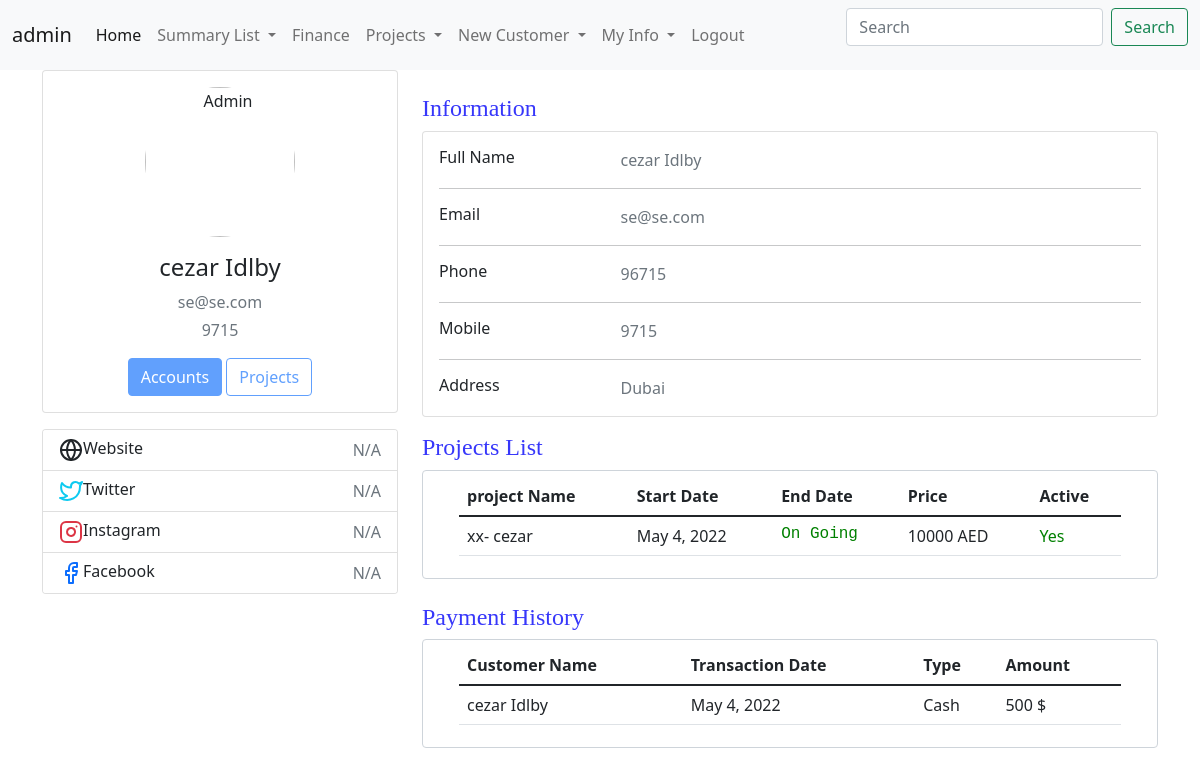
The app's page /UserCheckProject (signed in) with its own data.
### CRM/models.py (models this page shows, shortened)
class CustomerInfoModel(models.Model):
    customerId = models.AutoField(primary_key=True)
    customerName = models.CharField(max_length=100 , unique=True)
    country = models.ForeignKey(countryListModel,on_delete=models.DO_NOTHING)
    address = models.CharField(max_length=150)
    mobileNumber = models.IntegerField(unique=True)
    workNumber = models.IntegerField()
    email = models.EmailField(max_length=50 , unique=True)
    userLogin = models.OneToOneField(settings.AUTH_USER_MODEL,related_name="b" ,  on_delete=models.DO_NOTHING , null=True , blank=True )
    createdBy = models.ForeignKey(User, on_delete=models.DO_NOTHING)
    active = models.BooleanField(default=True)
    GA1 = models.CharField(max_length=100 , blank=True, null=True)
    GA2 = models.CharField(max_length=100 , blank=True, null=True)
    GA3 = models.CharField(max_length=100 , blank=True, null=True)
    GA4 = models.CharField(max_length=100 , blank=True, null=True)
    GB1 = models.BooleanField(default=False , blank=True, null=True)
    GB2 = models.BooleanField(default=False , blank=True, null=True)
    GB3 = models.BooleanField(default=False , blank=True, null=True)
    GB4 = models.BooleanField(default=False , blank=True, null=True)
    GD1 = models.DateField(blank=True, null=True)
    GD2 = models.DateField(blank=True, null=True)
    GD3 = models.DateField(blank=True, null=True)

class ProjectInfoModel(models.Model):
    projectId = models.AutoField(primary_key=True)
    projectName = models.CharField(max_length=100 , unique=True)
    projectDesc =  models.CharField(max_length=300)
    startDate = models.DateField(default= datetime.now)
    endDate = models.DateField(blank=True, null=True)
    price = models.IntegerField()
    active = models.BooleanField(default=True)
    createdBy = models.ForeignKey(User, on_delete=models.CASCADE)
    GA1 = models.CharField(max_length=100 , blank=True, null=True)
    GA2 = models.CharField(max_length=100 , blank=True, null=True)
    GB1 = models.BooleanField(default=False , blank=True, null=True)
    GB2 = models.BooleanField(default=False , blank=True, null=True)
    GD1 = models.DateField(blank=True, null=True)
    GD2 = models.DateField(blank=True, null=True)

class paymentsModel(models.Model):
    payType = [
            ('Card', 'Card'),
            ('Cash', 'Cash')
            ]
    currency = [
        ('AED','AED'),
        {'$' , 'dollar'}
    ]
    transactionId = models.AutoField(primary_key=True)
    customerId = models.ForeignKey(CustomerInfoModel,on_delete=models.DO_NOTHING)
    paymentRef = models.CharField(max_length=100)
    transactionDate = models.DateField(default=datetime.now)
    paymentType = models.CharField(max_length=10 , choices=payType)
    paymentAmount = models.IntegerField()
    Currency = models.CharField(max_length=6 , choices=currency)
    createdBy = models.ForeignKey(User, on_delete=models.DO_NOTHING)
    GA1 = models.CharField(max_length=100 , blank=True, null=True)
    GB1 = models.BooleanField(blank=True, null=True)
    GD1 = models.DateField(blank=True, null=True)

### CRM/views.py (the view)
# urls.py: path('UserCheckProject',views.UserCheckProject,name='UserCheckProject'),
@login_required
def UserCheckProject(request):
    loginUser = User.objects.filter(username = request.user)
    try:
        customerProfile = CustomerInfoModel.objects.filter(userLogin =  loginUser[0])
    except Exception as e:
        customerProfile = ''
    try:
        q1 = assignProjectModel.objects.filter(userLogin = request.user)
    except Exception as e:
        q1 = 'NO Projects'
    try:
        CustomerIDFilter = q1.values_list('customerId')[0]
    except Exception as e:
        CustomerIDFilter = 'NO Projects'
    try:
        CustomerProjects = assignProjectModel.objects.values('projectId__projectName','assignDate','projectId__price','projectId__active','projectId__endDate').filter(customerId = CustomerIDFilter)
    except Exception as e:
        CustomerProjects = ''
    try:
        CustomerPayment = paymentsModel.objects.values('customerId__customerName','transactionDate','paymentType','paymentAmount','Currency').filter(customerId = CustomerIDFilter).order_by('-transactionDate')
    except Exception as e:
        CustomerPayment = ''
    context = {
     'q1':q1 ,
     'CustomerIDFilter':CustomerIDFilter,
     'CustomerProjects':CustomerProjects,
     'customerProfile':customerProfile,
     'loginUser' : loginUser,
     'CustomerPayment' : CustomerPayment
     }
    return render(request,'CRM/Profile.html',context)

### CRM/templates/CRM/Profile.html (shortened to what this page needs)
{% include 'CRM/navbar.html' %}
{% include 'CRM/base.html' %}
{% block content %}
<div class="container">
    <div class="main-body">
          <div class="row gutters-sm">
            <div class="col-md-4 mb-3">
              <div class="card">
                <div class="card-body">
                  <div class="d-flex flex-column align-items-center text-center">
                    <img src="https://bootdey.com/img/Content/avatar/avatar7.png" alt="Admin" class="rounded-circle" width="150">
                    <div class="mt-3">
                      <h4>{{customerProfile.0.customerName}}</h4>
                      <p class="text-secondary mb-1">{{customerProfile.0.email}}</p>
                      <p class="text-muted font-size-sm">{{customerProfile.0.mobileNumber}}</p>
                      <button class="btn btn-primary disabled">Accounts</button>
                      <button class="btn btn-outline-primary disabled">Projects</button>
                    </div>
                  </div>
                </div>
              </div>
              <div class="card mt-3">
                <ul class="list-group list-group-flush">
                  <li class="list-group-item d-flex justify-content-between align-items-center flex-wrap">
                    <h6 class="mb-0">Website</h6>
                    <span class="text-secondary">N/A</span>
                  </li>
                  <li class="list-group-item d-flex justify-content-between align-items-center flex-wrap">
                    <h6 class="mb-0">Twitter</h6>
                    <span class="text-secondary">N/A</span>
                  </li>
                  <li class="list-group-item d-flex justify-content-between align-items-center flex-wrap">
                    <h6 class="mb-0">Instagram</h6>
                    <span class="text-secondary">N/A</span>
                  </li>
                  <li class="list-group-item d-flex justify-content-between align-items-center flex-wrap">
                    <h6 class="mb-0">Facebook</h6>
                    <span class="text-secondary">N/A</span>
                  </li>
                </ul>
              </div>
            </div>
            <div class="col-md-8">
              <br>
             <h4 style="color: rgb(55, 55, 250); font-family: Georgia, 'Times New Roman', Times, serif; ">Information</h4>
              <div class="card mb-3">
                <div class="card-body">
                  <div class="row">
                    <div class="col-sm-3">
                      <h6 class="mb-0">Full Name</h6>
                    </div>
                    <div class="col-sm-9 text-secondary">
                        {{customerProfile.0.customerName}} <br>
                    </div>
                  </div>
                  <hr>
                  <div class="row">
                    <div class="col-sm-3">
                      <h6 class="mb-0">Email</h6>
                    </div>
                    <div class="col-sm-9 text-secondary">
                        {{customerProfile.0.email}} <br>
                    </div>
                  </div>
                  <hr>
                  <div class="row">
                    <div class="col-sm-3">
                      <h6 class="mb-0">Phone</h6>
                    </div>
                    <div class="col-sm-9 text-secondary">
                        {{customerProfile.0.workNumber}} <br>
                    </div>
                  </div>
                  <hr>
                  <div class="row">
                    <div class="col-sm-3">
                      <h6 class="mb-0">Mobile</h6>
                    </div>
                    <div class="col-sm-9 text-secondary">
                        {{customerProfile.0.mobileNumber}} <br>
                    </div>
                  </div>
                  <hr>
                  <div class="row">
                    <div class="col-sm-3">
                      <h6 class="mb-0">Address</h6>
                    </div>
                    <div class="col-sm-9 text-secondary">
                        {{customerProfile.0.address}} <br>
                    </div>
                  </div>
    </div>
  </div>
  <h4 style="color: rgb(55, 55, 250); font-family: Georgia, 'Times New Roman', Times, serif; "> Projects List</h4>
  <div class="form-control">
  <div class="container-lg">
<table  class="table">
    <thead>
      <tr>
        <th scope="col">project Name</th>
        <th scope="col">Start Date</th>
        <th scope="col">End Date</th>
        <th scope="col">Price</th>
        <th scope="col">Active</th>
      </tr>
    </thead>
    <tbody>
      <tr>
          {% for x in CustomerProjects %}
        <td  >{{x.projectId__projectName}}</td>
        <td>{{x.assignDate}}</td>
        {% if x.projectId__endDate == Null %} <td style="color: green; font-family: 'Courier New', Courier, monospace;">On Going</td> {% else %} <td>{{x.projectId__endDate}}</td> {% endif %}
        <td>{{x.projectId__price}} AED</td>
        {% if x.projectId__active == True %} <td style="color: green;">Yes</td> {% else %} <td style="color: red;">No</td> {% endif %}
      </tr>
      {% endfor %}
    </tbody>
  </table>
</div>
</div>
<br>
<h4 style="color: rgb(55, 55, 250); font-family: Georgia, 'Times New Roman', Times, serif; "> Payment History</h4>
<div class="form-control">
<div class="container-lg">
<table  class="table">
  <thead>
    <tr>
      <th scope="col">Customer Name</th>
      <th scope="col">Transaction Date</th>
      <th scope="col">Type</th>
      <th scope="col">Amount</th>
    </tr>
  </thead>
  <tbody>
    <tr>
        {% for x in CustomerPayment %}
      <td  >{{x.customerId__customerName}}</td>
      <td>{{x.transactionDate}}</td>
      <td>{{x.paymentType}}</td>
      <td>{{x.paymentAmount}} {{x.Currency}}</td>
    </tr>
    {% endfor %}
  </tbody>
</table>
</div>
</div>
{% endblock %}

### CRM/templates/CRM/navbar.html (shortened to what this page needs)
{% block content %}
<nav class="navbar navbar-expand-lg navbar-light bg-light">
    <div class="container-fluid">
      <a class="navbar-brand" href="#">{{user.get_username}}</a>
      <div class="collapse navbar-collapse" id="navbarScroll">
        <ul class="navbar-nav me-auto my-2 my-lg-0 navbar-nav-scroll" style="--bs-scroll-height: 100px;">
          {% if user.is_superuser %}
          <li class="nav-item">
            <a class="nav-link active" aria-current="page" href="{% url 'CRM:customerList' %}">Home</a>
          </li>
          <li class="nav-item dropdown">
            <a class="nav-link dropdown-toggle" href="#" id="navbarScrollingDropdown" role="button" data-bs-toggle="dropdown" aria-expanded="false">
              Summary List
            </a>
          </li>
          <li class="nav-item">
            <a class="nav-link" href="#">Finance</a>
          </li>
          <li class="nav-item dropdown">
            <a class="nav-link dropdown-toggle" href="#" id="navbarScrollingDropdown" role="button" data-bs-toggle="dropdown" aria-expanded="false">
              Projects
            </a>
          </li>
          <li class="nav-item dropdown">
            <a class="nav-link dropdown-toggle" href="#" id="navbarScrollingDropdown" role="button" data-bs-toggle="dropdown" aria-expanded="false">
              New Customer
            </a>
          </li>
          {% endif %}
          {% if user.is_authenticated %}
          <li class="nav-item dropdown">
            <a class="nav-link dropdown-toggle" href="#" id="navbarScrollingDropdown" role="button" data-bs-toggle="dropdown" aria-expanded="false">
              My Info
            </a>
          </li>
          {% endif %}
          {% if user.is_authenticated %}
          <li class="nav-item">
            <a class="nav-link" href="{% url 'logout' %}">Logout</a>
          </li>
          {% else %}
          <li class="nav-item"></li>
          <a class="nav-link" href="{% url 'login' %}">Login</a>
        </li>
          {% endif %}
        </ul>
        <form class="d-flex">
          <input class="form-control me-2" type="search" placeholder="Search" aria-label="Search">
          <button class="btn btn-outline-success" type="submit">Search</button>
        </form>
      </div>
    </div>
  </nav>
  {% endblock %}

### records on screen
CustomerInfoModel: customerName "cezar Idlby", email "se@se.com", mobileNumber "9715", workNumber "96715", address "Dubai"
ProjectInfoModel: projectId__projectName "xx- cezar", assignDate "May 4, 2022", projectId__price "10000"
paymentsModel: customerId__customerName "cezar Idlby", transactionDate "May 4, 2022", paymentType "Cash", paymentAmount "500", Currency "$"

### other values on screen
{{ user.get_username }} "admin"
